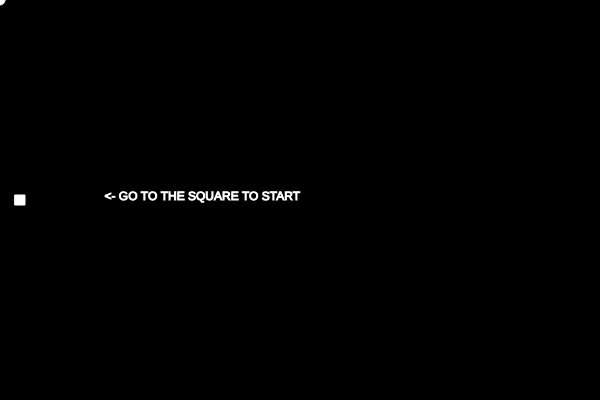
Frame 1 (no input)
Frame 60 (no input): identical to frame 1, image omitted
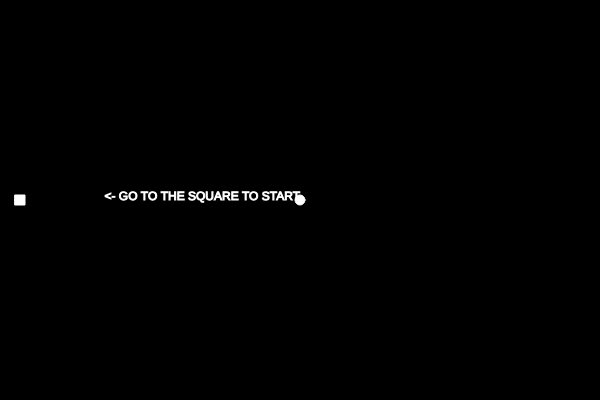
Frame 120 (the mouse pressed at the canvas centre since frame 60)

The p5.js sketch that drew these frames (run headless with seeded random() and noise() and a simulated clock; from frame 60 on, the mouse is pressed at the canvas centre):

// p5.js sketch
// ── sketch.js
// Scroll Maze
lineX1 = 0
lineX2 = 600
lineY1 = 190
lineY2 = 190
notherlineY1 = lineY1 + 25
notherlineY2 = lineY2 + 25
level = 0
score = 0


function setup() {
  createCanvas(600,400);
  stroke(255);
  frameRate(30);  
}



function draw() {
  background(0);
  stroke(255);
  rect (15, 195, 10, 10)
  fill(255);
  textAlign(RIGHT);
  text('<- GO TO THE SQUARE TO START', width/2, height/2);
  fill(255);
  stroke(255);
  ellipse(mouseX, mouseY, 10, 10);

  let d = dist(mouseX, mouseY, 15, 200);
  if (d < 8) {
    level = 1
  }
  if (level == 1){
    levelOne();
  }
  if (level == 2){
    end();
  }
}



function levelOne(){
  background(0);
  lineX1 = lineX1 - 5;
  lineX2 = lineX2 - 5;
  score = score + 1;

  stroke(255);
  textAlign(CENTER);
  textSize(25);
  strokeWeight(1);
  text('SCORE: '+score, 100, 30);

  strokeWeight(8);
  line (lineX1,lineY1,lineX2,lineY2);
  line (lineX1,notherlineY1,lineX2,notherlineY2);
  if (lineX2 < 600){
  line (lineX2, notherlineY2, lineX2+600, notherlineY2+150);
  line (lineX2, notherlineY2-25, lineX2+600, notherlineY2+125);
  }
  if (lineX2 < 0){
    line (lineX2+600, notherlineY2+150, lineX2+1200, notherlineY2-100);
    line (lineX2+600, notherlineY2+125, lineX2+1200, notherlineY2-125);
    }
  if (lineX2 < -600){
    line (lineX2+1200, notherlineY2-100, lineX2+1800, notherlineY2-100);
    line (lineX2+1200, notherlineY2-125, lineX2+1800, notherlineY2-125);
  }
  if (lineX2 < -1200){
    line (lineX2+1800, notherlineY2-100, lineX2+2400, notherlineY2);
    line (lineX2+1800, notherlineY2-125, lineX2+2400, lineY2);
  }
  if (lineX2 < -1800){
    line (lineX2+2400, notherlineY2, lineX2+3000, notherlineY2);
    line (lineX2+2400, lineY2, lineX2+3000, lineY2)
  }
  if (lineX2 < -2400){
    lineX2 = 600
  }
  loadPixels();
  var mousepixel = pixels[((mouseX + mouseY * width) * 4)];
  if(mousepixel == 255){
    end();
  }
 
}

function end(){
  background(0);
  textSize(12);
  textAlign(CENTER);
  fill(255);
  strokeWeight(1);
  text("GAME OVER", width/2, 100);
  text("SCORE: "+score, width/2, height/2);
noLoop();
}
